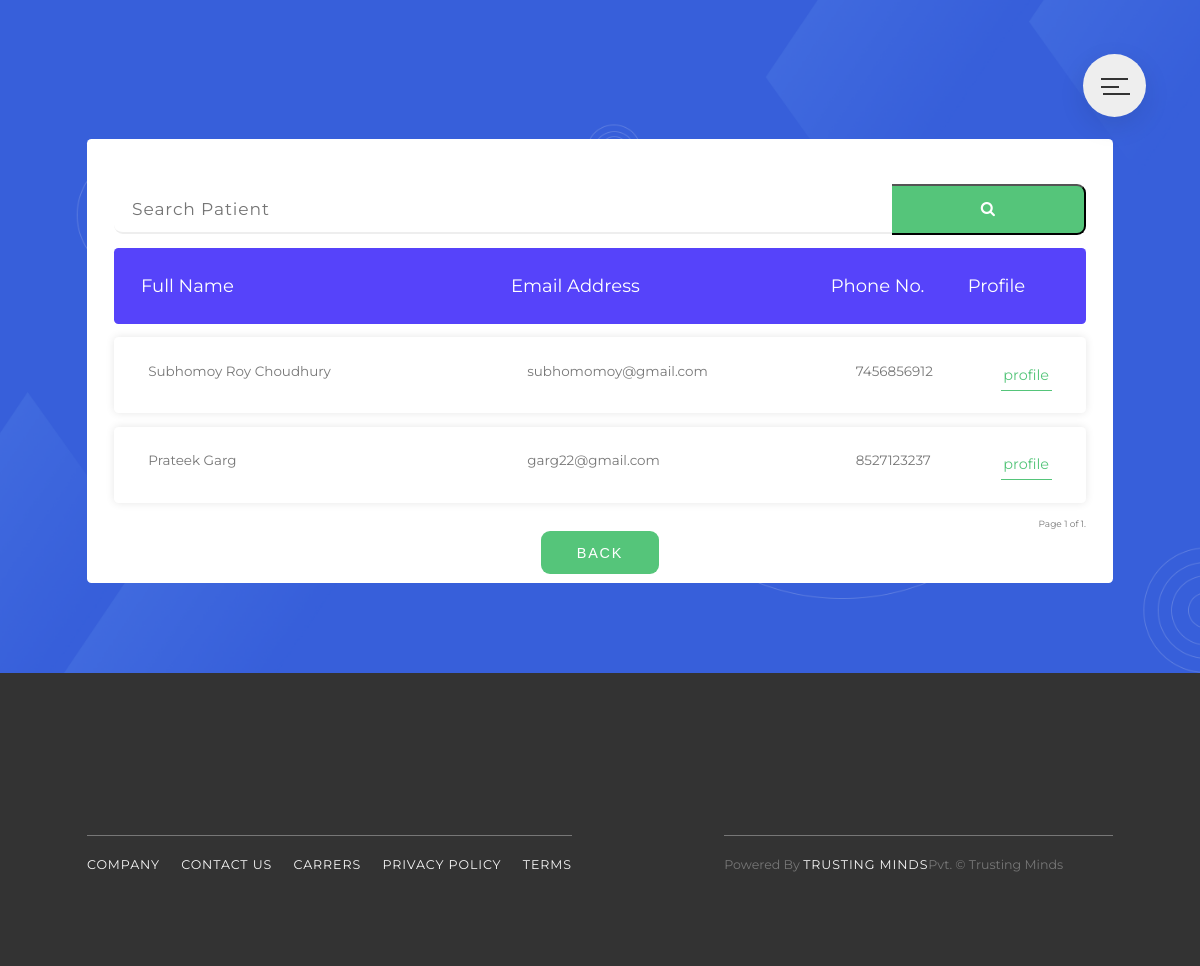
Page /patientsearch/?page=7 (signed in) on the earlier database version.
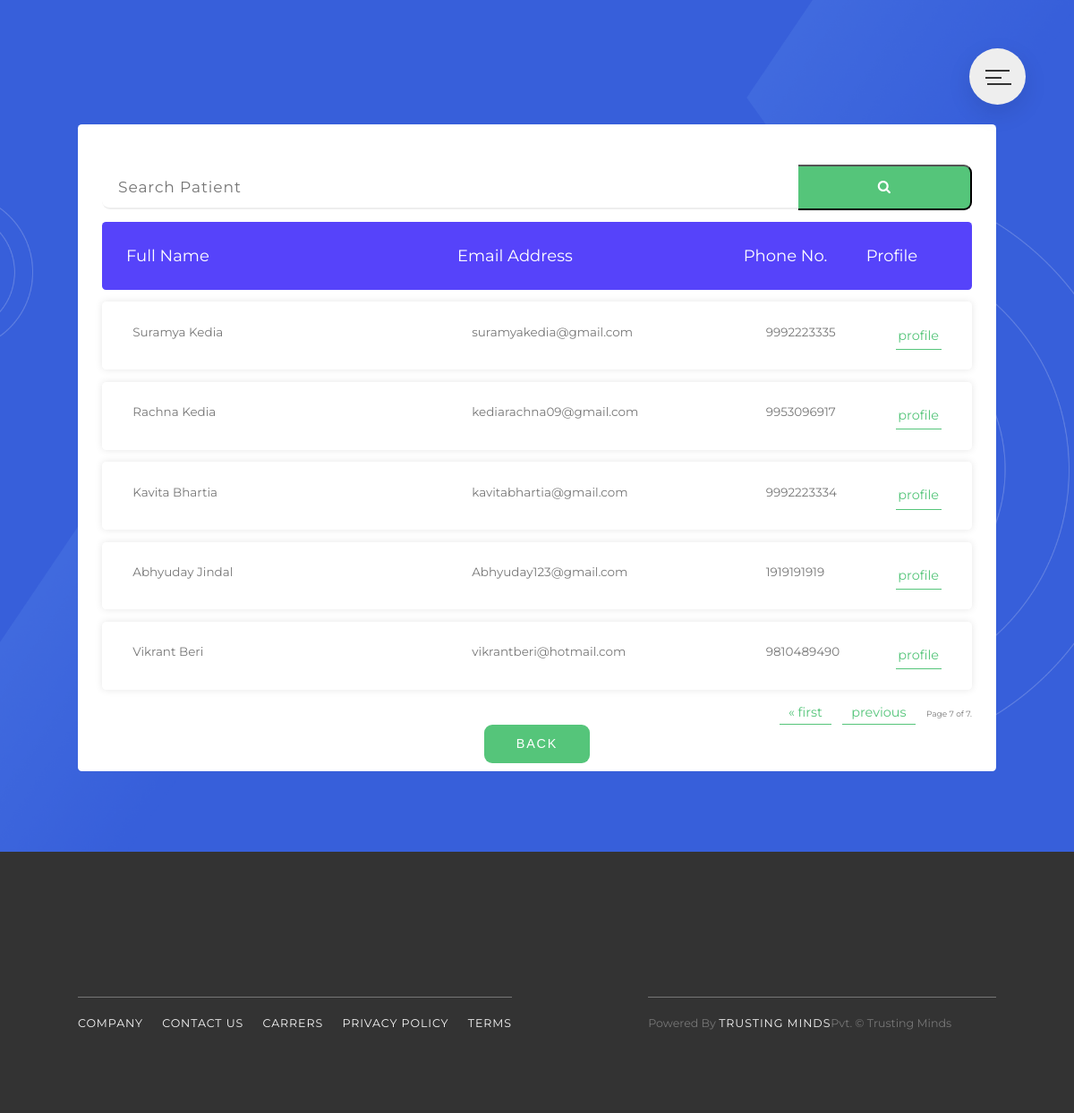
Same page on the later database version.
### patient/models.py (models this page shows, shortened)
class Patient(models.Model):
    first_name = models.CharField(max_length=55, blank=False, null=False)
    last_name = models.CharField(max_length=55, blank=False, null=False)
    email = models.EmailField(max_length=255, blank=False, null=False, unique=True)
    address = models.TextField(max_length=255, blank=True, null=True)
    postal_zip = models.IntegerField(max_length=255, blank=True, null=True)
    city = models.CharField(max_length=255, blank=True, null=True)
    country = models.CharField(max_length=255, blank=True, null=True)
    phone_number = models.IntegerField(max_length=17, blank=True, null=True) # mobile
    alternate_number = models.IntegerField(max_length=17, blank=True, null=True) # alternate

### patient/views.py (the view, shortened to what this page needs)
# urls.py: path('patientsearch/', PatientSearchView.as_view(), name='patient-search' ),
class PatientSearchView(LoginRequiredMixin, ListView):
    form_class = PatientSearchForm
    form = PatientSearchForm()
    template_name = 'patient/patient_search_form.html'
    def get(self, request, *args, **kwargs):
        patient_list2 = Patient.objects.all()
        paginator = Paginator(patient_list2, 5)
        page_number = request.GET.get('page')
        page_obj = paginator.get_page(page_number)
        context = {
            'form':self.form,
            'page_obj': page_obj
        }
        return render(request, self.template_name, context)

### patient/forms.py
class PatientSearchForm(forms.Form):
    name = forms.CharField(label='Patient name', max_length=255, required=False)
    start_date = forms.DateField(
        required=False,
        widget=DatePickerInput()
    )
    end_date = forms.DateField(
        required=False,
        widget=DatePickerInput()
    )

### patient/templates/patient/patient_search_form.html (shortened to what this page needs)
{% extends 'patient/base2.html' %}
{% load static %}
{% load widget_tweaks %}
{% load bootstrap4 %}
{% block content %}
<section class="section-form__apt">
      <div class="section-form-heading__apt GB">
        <h1 class="heading-secondary u-margin-top-big u-margin-bottom-small">
        </h1>
      </div>
      <div class="container__apt u-margin-bottom-big GB">
        <div class="search_profile u-margin-top-medium u-margin-bottom-small">
          <form class="example" method="POST">{% csrf_token %}
            {% render_field form.name type="text" name="search" label='Search' placeholder='Search Patient ' %}
            <button type="submit"><i class="fa fa-search"></i></button>
          </form>
        </div>
        <ul class="responsive-table__apt GB">
          <li class="table-header__apt GB">
            <div class="col__apt col-1__apt GB">Full Name</div>
            <div class="col__apt col-2__apt GB">Email Address</div>
            <div class="col__apt col-3__apt GB">Phone No.</div>
            <div class="col__apt col-4__apt GB">Profile</div>
          </li>
         {% for patient in page_obj %}
          <li class="table-row__apt GB">
            <div class="col__apt col-1__apt GB" data-label="Name">
              {{patient.first_name | title }} {{patient.last_name | title }}
            </div>
            <div class="col__apt col-2__apt comp1 GB" data-label="Email">
              {{patient.email}}
            </div>
            <div class="col col-3__apt GB" data-label="Date1">
              {{patient.phone_number}}
            </div>
            <div class="GB" data-label="Profile">
              <a class="btn-text" href="{% url 'patient-profile' patient.id %}">profile</a>
            </div>
          </li>
          {% endfor %}
          <div class="pagination" style="display : grid; text-align : right; ">
          <span class="step-links">
            {% if page_obj.has_previous %}
                <a style="padding:0px 10px;margin:0px 5px 0px 10px;" class="btn-text" href="?page=1">&laquo; first</a>
                <a style="padding:0px 10px;margin:0px 10px 0px 5px;" class="btn-text" href="?page={{ page_obj.previous_page_number }}">previous</a>
            {% endif %}
            <span class="current">
                Page {{ page_obj.number }} of {{ page_obj.paginator.num_pages }}.
            </span>
          </span>
        </div>
        <center>
          <button class="btn btn--green" onclick = "window.location.href='{% url 'patient-home' %}';">
          BACK
          </button>
        </center>
        </ul>
      </div>
      <div>
        <h3>&nbsp;</h3>
      </div>
    </section>
{% endblock content %}

Differences in the rows shown:
no longer on this page (row unchanged): Patient: first_name "Subhomoy", last_name "Roy Choudhury", email "subhomomoy@gmail.com", phone_number "7456856912"
removed Patient: first_name "Prateek", last_name "Garg", email "garg22@gmail.com", phone_number "8527123237"
added Patient: first_name "Suramya", last_name "Kedia", email "suramyakedia@gmail.com", phone_number "9992223335"
added Patient: first_name "Rachna", last_name "Kedia", email "kediarachna09@gmail.com", phone_number "9953096917"
added Patient: first_name "Kavita", last_name "Bhartia", email "kavitabhartia@gmail.com", phone_number "9992223334"
added Patient: first_name "Abhyuday", last_name "Jindal", email "Abhyuday123@gmail.com", phone_number "1919191919"
added Patient: first_name "Vikrant", last_name "Beri", email "vikrantberi@hotmail.com", phone_number "9810489490"
Other differences:
{{ page_obj.number }}: "1" → "7"
{{ page_obj.paginator.num_pages }}: "1" → "7"
text now shown: "« first previous"
